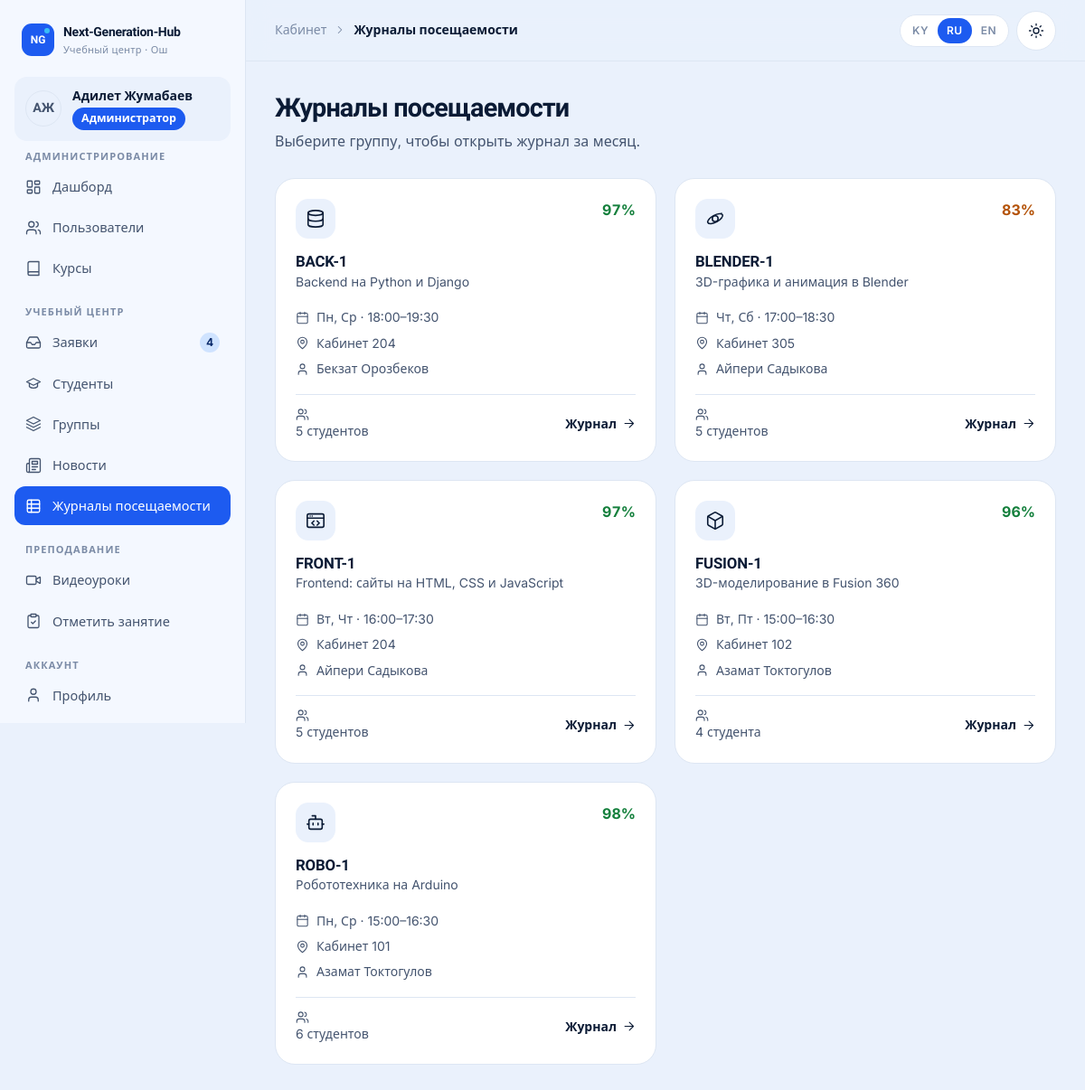
The app's page /cabinet/manager/journals/ (signed in) with its own data.
### accounts/models.py (models this page shows, shortened)
class User(AbstractUser):
    class Role(models.TextChoices):
        ADMIN = "admin", _("Administrator")
        MANAGER = "manager", _("Manager")
        TEACHER = "teacher", _("Teacher")
        STUDENT = "student", _("Student")
    role = models.CharField(_("role"), max_length=16, choices=Role.choices, default=Role.STUDENT, db_index=True)
    phone = models.CharField(_("phone"), max_length=32, blank=True)
    photo = models.ImageField(_("photo"), upload_to="users/", blank=True)
    specialization = models.CharField(_("specialization"), max_length=160, blank=True)
    about = models.TextField(_("about"), blank=True)
    class Meta:
        verbose_name = _("user")
        verbose_name_plural = _("users")
        ordering = ["last_name", "first_name", "username"]
    @property
    def display_name(self):
        return self.get_full_name() or self.username
    @property
    def initials(self):
        parts = [p for p in (self.first_name, self.last_name) if p]
        if parts:
            return "".join(p[0] for p in parts).upper()[:2]
        return self.username[:2].upper()
    @property
    def is_admin_role(self):
        return self.is_superuser or self.role == self.Role.ADMIN
    @property
    def is_student(self):
        return self.role == self.Role.STUDENT
    def has_role(self, *roles):
        return self.is_admin_role or self.role in roles

### core/models.py (models this page shows, shortened)
class Group(models.Model):
    name = models.CharField(_("name"), max_length=120)
    course = models.ForeignKey(Course, verbose_name=_("course"), on_delete=models.PROTECT, related_name="groups")
    teacher = models.ForeignKey(
        settings.AUTH_USER_MODEL,
        verbose_name=_("teacher"),
        on_delete=models.SET_NULL,
        null=True,
        blank=True,
        related_name="teaching_groups",
        limit_choices_to={"role": "teacher"},
    )
    students = models.ManyToManyField(
        settings.AUTH_USER_MODEL,
        verbose_name=_("students"),
        related_name="study_groups",
        blank=True,
        limit_choices_to={"role": "student"},
    )
    weekdays = models.CharField(
        _("days of week"), max_length=20, blank=True, help_text=_("Comma-separated numbers: 0 = Monday … 6 = Sunday.")
    )
    start_time = models.TimeField(_("start time"), null=True, blank=True)
    end_time = models.TimeField(_("end time"), null=True, blank=True)
    room = models.CharField(_("room"), max_length=60, blank=True)
    start_date = models.DateField(_("start date"), default=datetime.date.today)
    is_active = models.BooleanField(_("active"), default=True)
    created_at = models.DateTimeField(auto_now_add=True)
    class Meta:
        verbose_name = _("group")
        verbose_name_plural = _("groups")
        ordering = ["-is_active", "name"]
    @property
    def weekday_list(self):
        return sorted({int(d) for d in re.findall(r"\d", self.weekdays or "") if int(d) < 7})
    @property
    def schedule_display(self):
        labels = dict(WEEKDAYS)
        days = ", ".join(str(labels[d]) for d in self.weekday_list)
        if self.start_time and self.end_time:
            time = f"{self.start_time:%H:%M}–{self.end_time:%H:%M}"
            return f"{days} · {time}" if days else time
        return days

class TranslatableMixin:
    def tr(self, field, lang=None):
        lang = (lang or get_language() or FALLBACK_LANGUAGE).split("-")[0]
        if lang not in CONTENT_LANGUAGES:
            lang = FALLBACK_LANGUAGE
        value = getattr(self, f"{field}_{lang}", "") or ""
        if not value and lang != FALLBACK_LANGUAGE:
            value = getattr(self, f"{field}_{FALLBACK_LANGUAGE}", "") or ""
        return value

class Course(TranslatableMixin, models.Model):
    class Level(models.TextChoices):
        BEGINNER = "beginner", _("Beginner")
        INTERMEDIATE = "intermediate", _("Intermediate")
        ADVANCED = "advanced", _("Advanced")
    direction = models.CharField(_("direction"), max_length=20, choices=Direction.choices, db_index=True)
    slug = models.SlugField(_("slug"), max_length=80, unique=True)
    title_ru = models.CharField(_("title (RU)"), max_length=160)
    title_ky = models.CharField(_("title (KY)"), max_length=160, blank=True)
    title_en = models.CharField(_("title (EN)"), max_length=160, blank=True)
    short_ru = models.CharField(_("short description (RU)"), max_length=300, blank=True)
    short_ky = models.CharField(_("short description (KY)"), max_length=300, blank=True)
    short_en = models.CharField(_("short description (EN)"), max_length=300, blank=True)
    description_ru = models.TextField(_("full description (RU)"), blank=True)
    description_ky = models.TextField(_("full description (KY)"), blank=True)
    description_en = models.TextField(_("full description (EN)"), blank=True)
    level = models.CharField(_("level"), max_length=20, choices=Level.choices, default=Level.BEGINNER)
    age_from = models.PositiveSmallIntegerField(_("age from"), default=10)
    age_to = models.PositiveSmallIntegerField(_("age to"), default=17)
    duration_months = models.PositiveSmallIntegerField(_("duration, months"), default=6)
    lessons_per_week = models.PositiveSmallIntegerField(_("lessons per week"), default=2)
    price = models.PositiveIntegerField(_("price, KGS per month"), default=0)
    cover = models.ImageField(_("cover"), upload_to="courses/", blank=True)
    teachers = models.ManyToManyField(
        settings.AUTH_USER_MODEL,
        verbose_name=_("teachers"),
        related_name="courses_taught",
        blank=True,
        limit_choices_to={"role": "teacher"},
    )
    is_active = models.BooleanField(_("active"), default=True)
    order = models.PositiveSmallIntegerField(_("order"), default=0)
    created_at = models.DateTimeField(auto_now_add=True)
    class Meta:
        verbose_name = _("course")
        verbose_name_plural = _("courses")
        ordering = ["order", "title_ru"]

### cabinet/views/manager.py (the view)
# urls.py: path("manager/journals/", manager.journals, name="manager_journals"),
@role_required(R.MANAGER)
def journals(request):
    return render(
        request,
        "cabinet/shared/journal_groups.html",
        {
            "groups": with_month_percent(groups_for(request.user).filter(is_active=True)),
            "page_title": _("Attendance journals"),
            "read_only": not request.user.is_admin_role,
        },
    )

### cabinet/navigation.py (called while the page is built)
def _item(label, url_name, icon, match=None, badge=None, external=False):
    return {
        "label": label,
        "url": url_name if external else reverse(url_name),
        "icon": icon,
        "match": match or [url_name.split(":")[-1]],
        "badge": badge,
        "external": external,
    }

def sidebar(request):
    path = request.path
    user = getattr(request, "user", None)
    if not user or not user.is_authenticated or not (path.startswith("/cabinet/") or path.startswith("/accounts/")):
        return {}
    match = getattr(request, "resolver_match", None)
    current = match.url_name if match and match.url_name else ""
    return {"sidebar_sections": build_sidebar(user, current)}

### cabinet/views/common.py (called while the page is built)
def groups_for(user):
    qs = Group.objects.select_related("course", "teacher")
    if user.has_role(R.MANAGER):  # админ и менеджер видят все группы
        return qs
    if user.is_teacher:
        return qs.filter(teacher=user)
    return qs.none()

def with_month_percent(groups):
    groups = list(groups)
    month_start = timezone.localdate().replace(day=1)
    statuses = {}
    for group_id, status in Attendance.objects.filter(group__in=groups, date__gte=month_start).values_list(
        "group_id", "status"
    ):
        statuses.setdefault(group_id, []).append(status)
    counts = dict(
        Group.students.through.objects.filter(group_id__in=[g.pk for g in groups])
        .values_list("group_id")
        .annotate(n=Count("id"))
        .values_list("group_id", "n")
    )
    for g in groups:
        g.month_percent = attendance_percent(statuses.get(g.pk, []))
        g.month_marks = len(statuses.get(g.pk, []))
        g.n_students = counts.get(g.pk, 0)
    return groups

### core/context_processors.py (called while the page is built)
def site(request):
    return {
        "SITE": {
            "name": settings.SITE_NAME,
            "phone": settings.SITE_PHONE,
            "phone_href": "tel:" + "".join(ch for ch in settings.SITE_PHONE if ch.isdigit() or ch == "+"),
            "email": settings.SITE_EMAIL,
            "address": settings.SITE_ADDRESS or _("Osh, Lenin street 205, 2nd floor"),
            "hours": settings.SITE_HOURS or _("Mon–Sat, 9:00–20:00"),
            "instagram": settings.SITE_INSTAGRAM,
            "telegram": settings.SITE_TELEGRAM,
            "whatsapp": settings.SITE_WHATSAPP,
            "map_url": settings.SITE_MAP_URL,
        },
        "MAX_VIDEO_UPLOAD_MB": settings.MAX_VIDEO_UPLOAD_MB,
        "SHOW_DEMO_ACCOUNTS": settings.SHOW_DEMO_ACCOUNTS,
    }

### templates/cabinet/shared/journal_groups.html
{% extends "cabinet/base.html" %}
{% load i18n core_tags %}
{% block content %}
<div class="page-head">
  <div>
    <h1>{{ page_title }}</h1>
    <p>{% if read_only %}{% trans "Viewing mode: journals are filled in by teachers." %}{% else %}{% trans "Choose a group to open its monthly journal." %}{% endif %}</p>
  </div>
</div>
{% if groups %}
<div class="grid grid-cards">
  {% for g in groups %}{% url 'cabinet:journal_month' g.pk as href %}{% include "cabinet/shared/_group_card.html" with show_teacher=1 link_label=_("Journal") %}{% endfor %}
</div>
{% else %}
<div class="card">{% trans "No active groups" as t1 %}{% include "cabinet/shared/_empty.html" with icon="layers" title=t1 %}</div>
{% endif %}
{% endblock %}

### templates/cabinet/base.html (shortened to what this page needs)
{% load static i18n core_tags %}{% get_current_language as LANGUAGE_CODE %}<!doctype html>
<html lang="{{ LANGUAGE_CODE }}" class="no-js">
<head>
  {% include "partials/head.html" %}
</head>
<body>
  <div class="cab">
    <aside class="cab-sidebar" id="cab-sidebar" aria-label="{% trans 'Cabinet menu' %}">
      <div class="row-between" style="flex-wrap:nowrap">
        {% include "partials/logo.html" %}
      </div>
      <a class="cab-user" href="{% url 'accounts:profile' %}">
        {% include "partials/avatar.html" with u=user %}
        <span class="grow" style="min-width:0"><b>{{ user.display_name }}</b><span class="badge badge-role-{{ user.role }} no-dot" style="margin-top:4px">{{ user.get_role_display }}</span></span>
      </a>
      <nav class="cab-nav">
        {% for title, items in sidebar_sections %}
        <div>
          <h6>{{ title }}</h6>
          <ul>
            {% for item in items %}
            <li><a href="{{ item.url }}"{% if item.active %} aria-current="page"{% endif %}>{% icon item.icon 18 %}<span>{{ item.label }}</span>{% if item.badge %}<span class="nav-badge" aria-label="{% trans 'new' %}">{{ item.badge }}</span>{% endif %}</a></li>
            {% endfor %}
          </ul>
        </div>
        {% endfor %}
      </nav>
    </aside>
    <div class="cab-main">
      <header class="cab-topbar">
        <div class="crumbs">{% block crumbs %}<span>{% trans "Cabinet" %}</span>{% icon "chevron-right" 14 %}<b>{{ page_title }}</b>{% endblock %}</div>
        <div class="tools">
          {% include "partials/lang_switch.html" %}
          {% include "partials/theme_toggle.html" %}
        </div>
      </header>
      <main class="cab-content" id="content">
        {% block content %}{% endblock %}
      </main>
    </div>
  </div>
</body>
</html>

### templates/partials/avatar.html
<span class="avatar {{ size|default:'' }}" aria-hidden="true">{% if u.photo %}<img src="{{ u.photo.url }}" alt="" loading="lazy">{% else %}{{ u.initials }}{% endif %}</span>

### templates/cabinet/shared/_group_card.html
{% load i18n core_tags %}<a class="card group-card" href="{{ href }}">
  <div class="top">
    <span class="ic">{% icon g.course.direction 22 %}</span>
    {% if g.month_percent is not None %}<span class="pct {{ g.month_percent|percent_level }}" title="{% trans 'Attendance this month' %}">{{ g.month_percent }}%</span>{% elif pct is not None %}<span class="pct {{ pct|percent_level }}">{{ pct }}%</span>{% else %}<span class="badge no-dot">{% trans "no marks" %}</span>{% endif %}
  </div>
  <div>
    <h3>{{ g.name }}</h3>
    <span class="muted" style="font-size:14px">{{ g.course|tr:"title" }}</span>
  </div>
  <div class="meta">
    <span>{% icon "calendar" 15 %} {{ g.schedule_display|default:_("Schedule not set") }}</span>
    {% if g.room %}<span>{% icon "map-pin" 15 %} {% trans "Room" %} {{ g.room }}</span>{% endif %}
    {% if show_teacher and g.teacher %}<span>{% icon "user" 15 %} {{ g.teacher.display_name }}</span>{% endif %}
  </div>
  <div class="foot">
    <span class="muted">{% icon "users" 15 %} {% blocktrans count n=g.n_students|default:0 %}{{ n }} student{% plural %}{{ n }} students{% endblocktrans %}</span>
    <span class="link">{{ link_label|default:_("Open") }} {% icon "arrow-right" 15 %}</span>
  </div>
</a>

### records on screen
User: initials "АЖ", display_name "Адилет Жумабаев", role "Администратор"
Group: month_percent "97", name "BACK-1", course|tr "Backend на Python и Django", schedule_display "Пн, Ср · 18:00–19:30", room "204", teacher.display_name "Бекзат Орозбеков", link_label "Журнал"
Group: month_percent "83", name "BLENDER-1", course|tr "3D-графика и анимация в Blender", schedule_display "Чт, Сб · 17:00–18:30", room "305", teacher.display_name "Айпери Садыкова", link_label "Журнал"
Group: month_percent "97", name "FRONT-1", course|tr "Frontend: сайты на HTML, CSS и JavaScript", schedule_display "Вт, Чт · 16:00–17:30", room "204", teacher.display_name "Айпери Садыкова", link_label "Журнал"
Group: month_percent "96", name "FUSION-1", course|tr "3D-моделирование в Fusion 360", schedule_display "Вт, Пт · 15:00–16:30", room "102", teacher.display_name "Азамат Токтогулов", link_label "Журнал"
Group: month_percent "98", name "ROBO-1", course|tr "Робототехника на Arduino", schedule_display "Пн, Ср · 15:00–16:30", room "101", teacher.display_name "Азамат Токтогулов", link_label "Журнал"

### other values on screen
{{ title }} "АДМИНИСТРИРОВАНИЕ" "УЧЕБНЫЙ ЦЕНТР" "ПРЕПОДАВАНИЕ" "АККАУНТ"
{{ item.label }} "Дашборд" "Пользователи" "Курсы" "Заявки" "Студенты" "Группы" "Новости" "Журналы посещаемости" "Видеоуроки" "Отметить занятие" "Профиль"
{{ item.badge }} "4"
{{ page_title }} "Журналы посещаемости"
{{ code|upper }} "KY" "RU" "EN"
